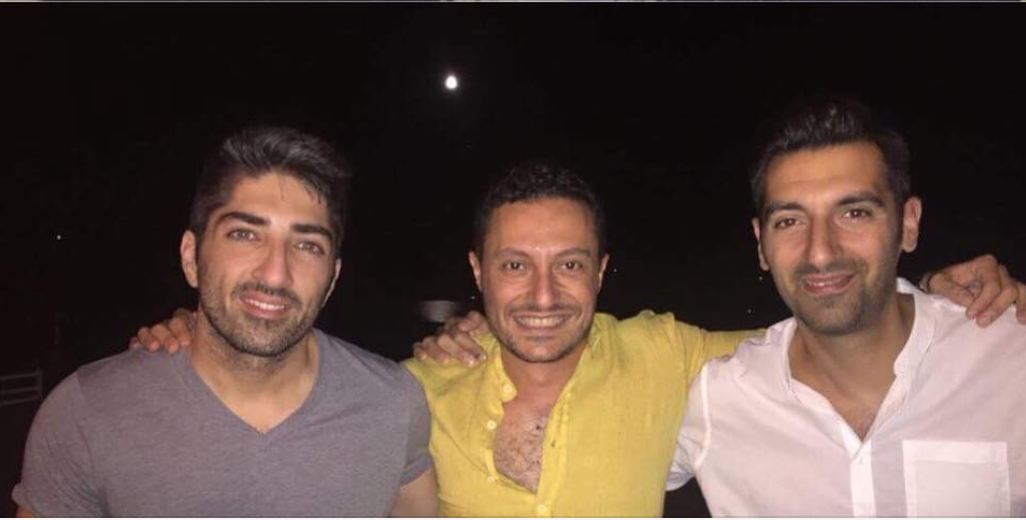
#> input picture test2.jpg, 1026 x 520 px
$ python detect-face-eyes-image.py
#> lines starting #> are read from the running program, lines starting #| are printed output that depends on the picture; after the words box and inside, x2 and y2 are one past the last pixel; in counts of white or black regions, pixels touching at a corner belong together
#Import Numpy and cv2 libraries
import numpy as np
import cv2 as cv


# Create the haar cascade for both face and eye recognition
face_cascade = cv.CascadeClassifier('haarcascade_frontalface_default.xml')
eye_cascade = cv.CascadeClassifier('haarcascade_eye.xml')

# Create two variable one that will contain the image to analyze and the other to convert the image in grayscale
img = cv.imread('test2.jpg')
#> img is the input picture: shape (520, 1026, 3); mean B, G, R 64.1, 72.8, 91.5
gray = cv.cvtColor(img, cv.COLOR_BGR2GRAY)
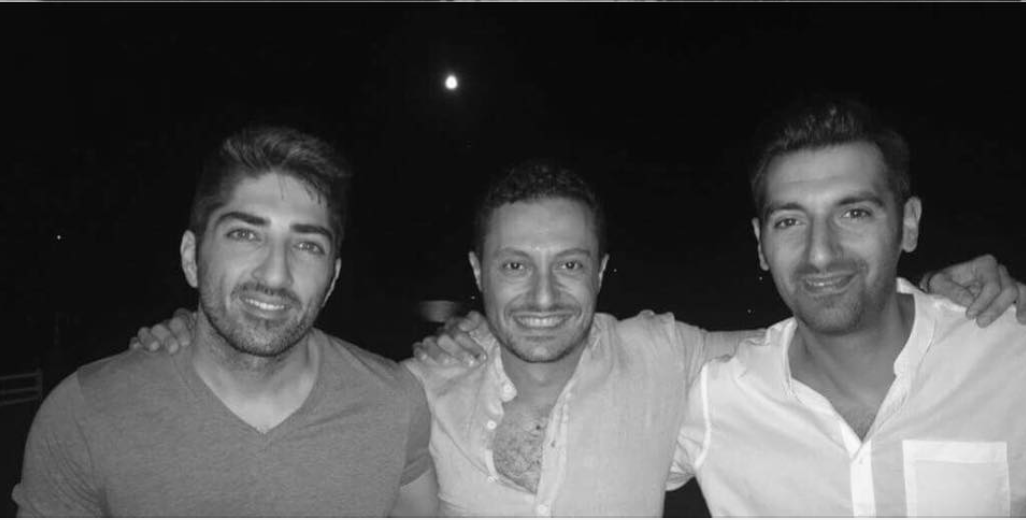
#> gray: shape (520, 1026); min 3, max 254, mean 77.3

# This function is used to recognize faces
faces = face_cascade.detectMultiScale(gray, 1.9, 5)
#> faces = [[739, 151, 165, 165], [192, 173, 165, 165], [464, 202, 165, 165]]

# Create a rectangle on faces and eyes
for (x,y,w,h) in faces:
    cv.rectangle(img,(x,y),(x+w,y+h),(255,0,0),2)
    gray_main = gray[y:y+h, x:x+w]
    color_main = img[y:y+h, x:x+w]

    # This function is used to recognize the eyes on the image
    eyes = eye_cascade.detectMultiScale(gray_main)
    for (ex,ey,ew,eh) in eyes:
        cv.rectangle(color_main,(ex,ey),(ex+ew,ey+eh),(0,255,0),2)
#> this loop made 3 passes
#> (x, y, eyes) on passes 1 to 3: (739, 151, [[98, 45, 35, 35], [30, 54, 34, 34]]), (192, 173, [[31, 45, 34, 34], [98, 57, 34, 34]]), (464, 202, [[90, 49, 30, 30], [34, 47, 34, 34]])
#> pass 1, `gray_main = gray[y:y+h, x:x+w]`:
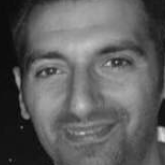
#> gray_main: shape (165, 165); min 5, max 218, mean 93.7
#> pass 1, `color_main = img[y:y+h, x:x+w]`:
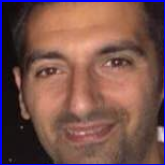
#> color_main: shape (165, 165, 3); mean B, G, R 77.4, 82.3, 119.4
#> pass 2, `color_main = img[y:y+h, x:x+w]`:
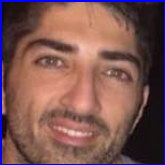
#> color_main: shape (165, 165, 3); mean B, G, R 82.5, 85.5, 123.6
#> after the loop:
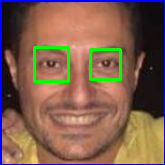
#> color_main: shape (165, 165, 3); mean B, G, R 77.5, 96.1, 127.8
#> after the loop:
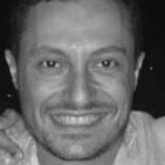
#> gray_main: shape (165, 165); min 9, max 213, mean 104.4
#> after the loop:
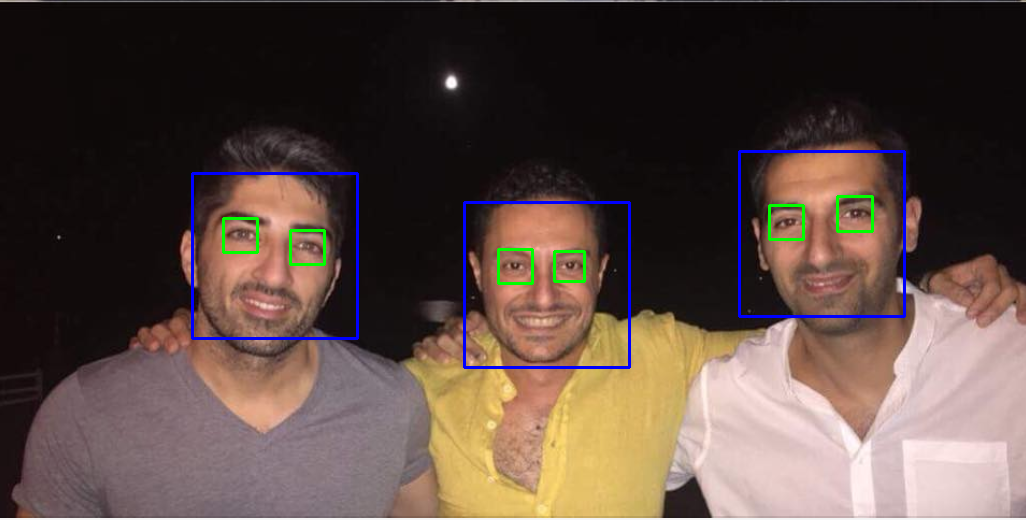
#> img: shape (520, 1026, 3); 1.56% of pixels changed, all inside (x1, y1, x2, y2) = (191, 150, 906, 369)

#cv.imshow('gray', gray)

#Finally you use the function to show the image the algorithm analysed
cv.imshow('img',img)
cv.waitKey(0)
cv.destroyAllWindows()
